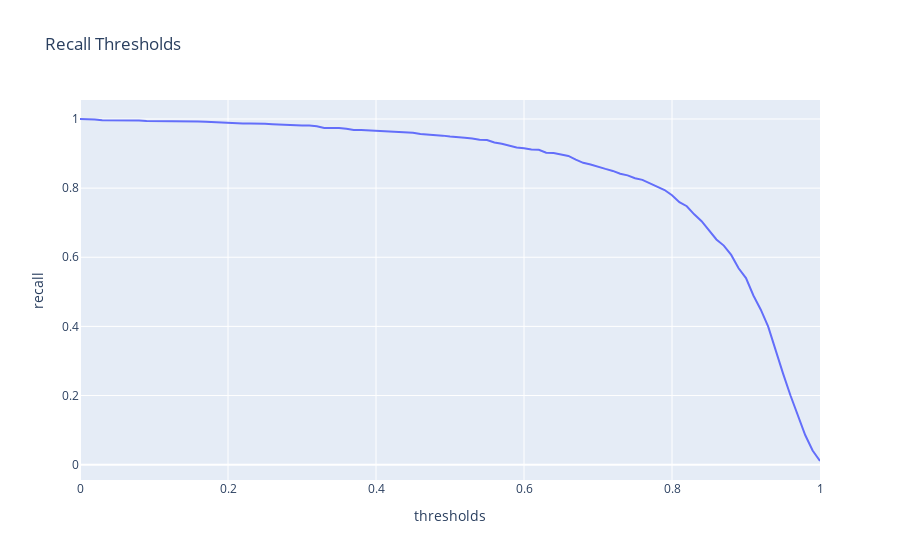

Notebook source saved alongside this figure:
### Code cell
# thresholds with recall plot
px.line(data_frame=pr_re, x='thresholds', y='recall', title='Recall Thresholds')
